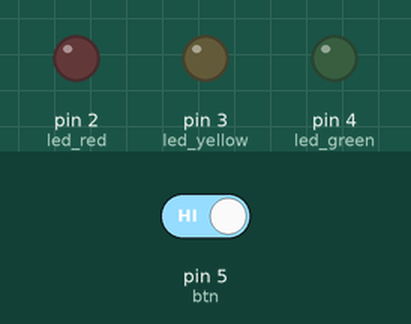
Simulated run of this sketch. Board: Arduino Uno, built with avr-gcc and run on an emulated ATmega328P. Parts: output pins drawn as LEDs (lit = HIGH). Inputs (shaded band) come from the test bench; at power-on: pin 5 (btn) HIGH.

Above: at 17.4 s.
17.5 s: pin 5 (btn) driven LOW
At 18.4 s:
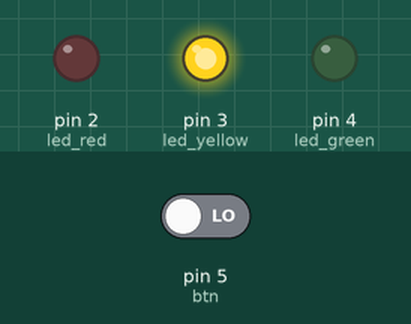
At 26.1 s:
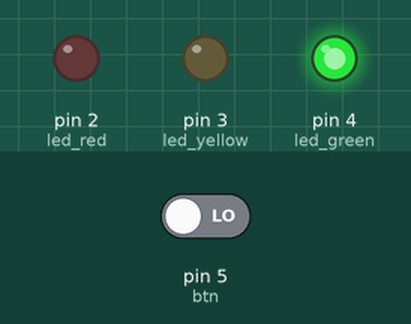
26.4 s: pin 5 (btn) driven HIGH
At 29.9 s:
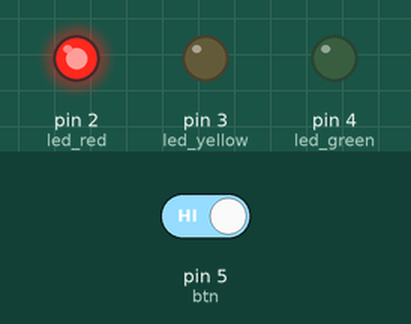
Timing chart, 0 to 45.3 s (numbered marks = the images above; inputs shaded):
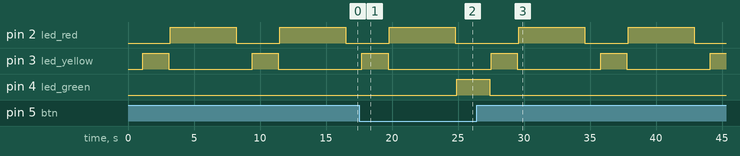

The sketch:

semaforo.ino
```cpp
// C++ code
//
int led_red = 2;
int led_yellow = 3;
int led_green = 4;

int btn = 5;
int btnState = 0;

void setup()
{
  pinMode(led_red, OUTPUT);
  pinMode(led_yellow, OUTPUT);
  pinMode(led_green, OUTPUT);
  pinMode(btn, INPUT);
}

void loop()
{
  btnState = digitalRead(5);

  if (btnState == LOW) {
    digitalWrite(led_green, HIGH);
  }

  if(btnState == HIGH) {
    delay(1000);
    digitalWrite(led_green, LOW);
    delay(100);

    digitalWrite(led_yellow, HIGH);
    delay(2000);
    digitalWrite(led_yellow, LOW);
    delay(100);

    digitalWrite(led_red, HIGH);
    delay(5000);
    digitalWrite(led_red, LOW);
    delay(100);
  }
}
```

Measured:
- after the input at 17.5 s, pin 3 (led_yellow): goes on until 19.7 s, then stays LOW; pin 4 (led_green): LOW → HIGH after 7.4 s
- after the input at 26.4 s, pin 2 (led_red): alternates HIGH for 5.0 s and LOW for 3.3 s, starting after 3.2 s; pin 3 (led_yellow): alternates HIGH for 2.0 s and LOW for 6.3 s, starting after 1.1 s; pin 4 (led_green): HIGH → LOW after 1.0 s
- by itself, pin 2 (led_red): alternates HIGH for 5.0 s and LOW for 3.3 s
- by itself, pin 3 (led_yellow): alternates HIGH for 2.0 s and LOW for 6.3 s
